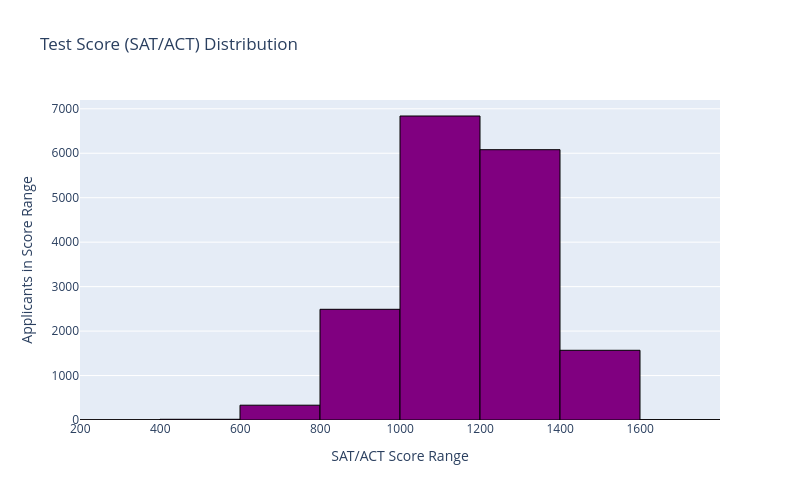

The notebook cell saved with this chart:
### Code cell
# Task 2.3 -- Histogram Using Plotly

# Create histogram
fig = px.histogram(
    df1,
    x = 'SAT_ACT',
    nbins = 10,
    color_discrete_sequence = ['purple'],
    title = "Test Score (SAT/ACT) Distribution",
    width = 800,
    height = 500
)

# Add bar outlines and axis labels
fig.update_traces(marker_line_color = 'black', marker_line_width = 1)
fig.update_layout(
    xaxis_title = "SAT/ACT Score Range",
    yaxis_title = "Applicants in Score Range"
)

# Display histogram
fig.show()  ## Output shows most students (6,838) are in the 1,000 to 1,190 test score range.

### Figure 1 — Plotly figure (JSON) as saved in the notebook; plotly's stock layout.template omitted (floating-point values rounded to 4 significant figures; data arrays with more than 128 entries replaced by an {"elided": "..."} marker saying what was removed)
{"data": [{"bingroup": "x", "hovertemplate": "SAT_ACT=%{x}<br>count=%{y}<extra></extra>", "legendgroup": "", "marker": {"color": "purple", "line": {"color": "black", "width": 1}, "pattern": {"shape": ""}}, "name": "", "nbinsx": 10, "orientation": "v", "showlegend": false, "type": "histogram", "x": {"elided": "17339 int values"}, "xaxis": "x", "yaxis": "y"}], "layout": {"barmode": "relative", "height": 500, "legend": {"tracegroupgap": 0}, "title": {"text": "Test Score (SAT/ACT) Distribution"}, "width": 800, "xaxis": {"anchor": "y", "domain": [0, 1], "title": {"text": "SAT/ACT Score Range"}}, "yaxis": {"anchor": "x", "domain": [0, 1], "title": {"text": "Applicants in Score Range"}}}}
